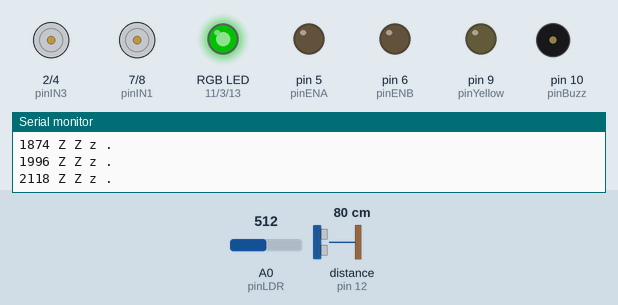
Simulated run of this sketch. Board: Arduino Uno, built with avr-gcc and run on an emulated ATmega328P. Parts: motor-driver pin pairs drawn as motors (green arrow = first pin HIGH = forward, orange = second pin HIGH = backward, longer = more drive), an RGB LED mixed from three pins (HIGH = lit), output pins drawn as LEDs (lit = HIGH), buzzer (waves = sounding), the last lines printed to the serial monitor. The inputs (shaded band) are chosen by the test bench; at power-on: distance to the obstacle (sensor on pin 12) 80 cm, A0 (pinLDR) = 512. The echo pulse lasts 58.3 µs per cm; dim RGB values are drawn brighter than linear; random numbers use the default seed unless the sketch sets one.

Above: at 2.18 s.
2.2 s: distance to the obstacle (sensor on pin 12) set to 18 cm
5.2 s: distance to the obstacle (sensor on pin 12) set to 13 cm
At 5.8 s:
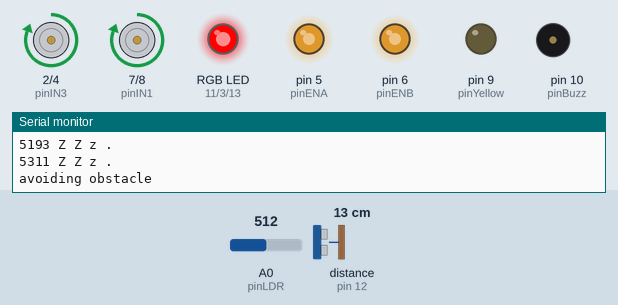
8.2 s: distance to the obstacle (sensor on pin 12) set to 35 cm
At 8.7 s:
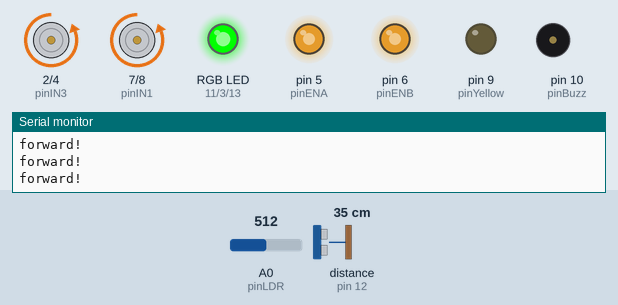
11.2 s: A0 (pinLDR) set to 481
At 12.7 s:
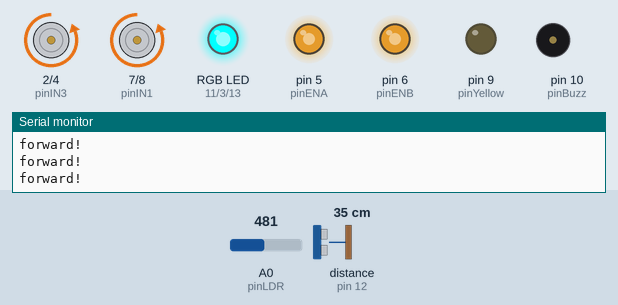
14.2 s: distance to the obstacle (sensor on pin 12) set to 2 cm
At 14.62 s:
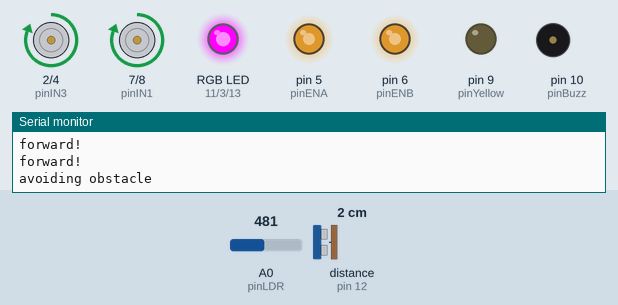
17.2 s: distance to the obstacle (sensor on pin 12) set to 60 cm
At 19.34 s:
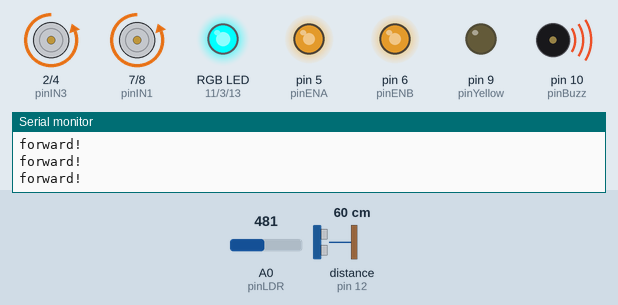
Timing chart, 0 to 41.4 s (numbered marks = the images above; inputs shaded):
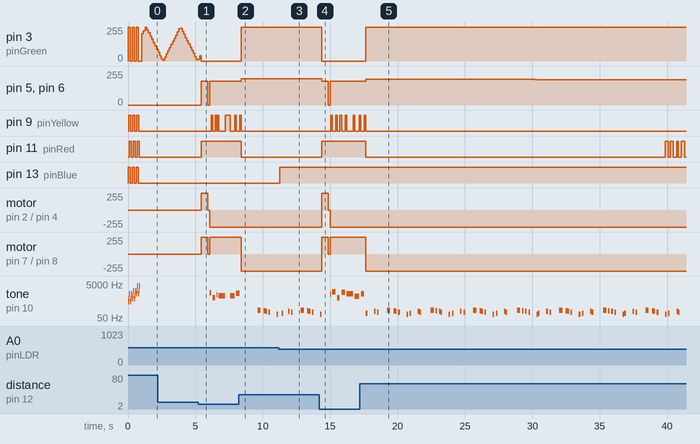

Measured:
- the behaviour switches between 16 and 15 cm on distance to the obstacle (sensor on pin 12) (found by bisection; images 0 and 1)
- the behaviour switches between 500 and 499 on A0 (pinLDR) (found by bisection; images 2 and 3)
- after the input at 5.2 s, pin 5 (pinENA), pin 6 (pinENB): 0/255 → 180/255 after 0.23 s, → 0/255 0.50 s later, → 180/255 0.12 s later
- after the input at 8.2 s, pin 3 (pinGreen): 0/255 → 255/255 after 0.22 s; pin 5 (pinENA), pin 6 (pinENB): 180/255 → 196/255 after 0.22 s; pin 11 (pinRed): HIGH → LOW after 0.22 s; motor on pin 7 (pinIN1) / pin 8 (pinIN2): forward 255/255 → backward 255/255 after 0.22 s
- after the input at 11.2 s, pin 13 (pinBlue): LOW → HIGH after 0.08 s
- after the input at 14.2 s, pin 3 (pinGreen): 255/255 → 0/255 after 0.17 s; pin 5 (pinENA): 196/255 → 180/255 after 0.17 s, → 0/255 0.50 s later, → 180/255 0.12 s later
- after the input at 17.2 s, pin 3 (pinGreen): 0/255 → 255/255 after 0.45 s; pin 5 (pinENA): 180/255 → 193/255 after 0.45 s, → 192/255 0.48 s later, → 191/255 12.1 s later

The sketch:

wally.ino
```cpp
#include <NewPing.h> // uses timer 2
#include <NewTone.h> // standard tone lib (timer 2, PWM pins 3, 11) conflicts with NewPing lib, so use this (it uses timer 1)
// timer 0 controls pins 5, 6 (millis() func uses this, but it is safe to use for PWM at the same time)
// timer 1 controls pins 9, 10
// timer 2 controls pins 3, 11


//#define DEBUG
//#define SONG_DEBUG
//#define DANCE_DEBUG
const int RUN = 1 ;

// hc sr04 sonar
const int pinTrg  = 12 ;
const int pinEcho = 12 ; // 13
const int MAX_DISTANCE = 200 ;
const int CLOSE = 15 ;

// leds
const int pinGreen = 3; // PWM was 9, better 3
const int pinYellow = 9;  // PWM was 3, better 9
const int pinRed =  11 ;    // PWM was 6, better 11
const int pinBlue = 13;    // no PWM

int led[] = { pinGreen, pinYellow, pinRed } ;

// buzzer
const int pinBuzz = 10; // was 5 better 10

// motors
const int pinENA = 5; // PWM was 10, better 5
const int pinIN1 = 7;
const int pinIN2 = 8;

const int pinIN3 = 2;
const int pinIN4 = 4 ; //
const int pinENB = 6; // PWM was 11 better 6

const int MBIAS = 30 ; // motor A over B


// LDR
const int pinLDR = 0 ;


const int waitTime = 2000;  // espera entre fases
const int bwdTime = 500;    // backward walk time

const int speed = 200;      //velocidad de giro

const int pinMotorA[3] = { pinENA, pinIN1, pinIN2 };
const int pinMotorB[3] = { pinENB, pinIN3, pinIN4 };

// millis per beat
const int mpsb = 200 ;
// melody
const int song_len = 14 ;
int current_note = -1 ;
int next_beat = 0 ;
int beat_len ;
int note[] = {
  147, 131, 123, 110, 0, 0, 82,
  98, 0, 0, 123, 110, 0, 0
};

int dur[] = {
  2, 1, 1, 1, 1, 1, 1,
  1, 1, 1, 1, 1, 1, 2
};

// dance motor speed, negative means backwards

int danceA[]   = { 0, 150, -105, 100, 0, -150, 180,   90 } ;
int danceB[]   = { 0, 100, -150, 90,  0, -150,  90,  180 } ;
int dance_dur[] = { 5,  50,  50, 25, 1,   25,   25,   25 } ;
const int dance_len = 8;
int current_step = -1 ;
int next_step = 0 ;

// mood
const int HAPPY = 0 ;
const int ANGRY = 1 ;
const int COLLISION = 3 ;
const int ESCAPE = 4 ;
const int LIGHTSON = 5 ;
const int LIGHTSOFF = 6 ;
const int TIRED = 7 ;
const int RESTING = 8 ;
const int SLEEPT = 9 ;
const int DANZING = 10 ;
const int AVOID = 11 ;
const int DEBUGING = 255 ;

int collisions = 0 ;
int tireness = 0 ;
unsigned long nap = 0 ;


//int state = DEBUGING ;
int state =  RESTING ; // be happy !

const int OFF = 0 ;
const int ON = 1 ;
int lights = OFF ;

NewPing sonar(pinTrg, pinEcho, MAX_DISTANCE);

void setup()
{
  Serial.begin(9600);      // open the serial port
  // leds
  pinMode(pinGreen, OUTPUT);
  pinMode(pinYellow, OUTPUT);
  pinMode(pinRed, OUTPUT);
  pinMode(pinBlue, OUTPUT);
  // sonar
  pinMode(pinTrg, OUTPUT);
  pinMode(pinEcho, INPUT);
  // buzzer
  pinMode(pinBuzz, OUTPUT);

  // motors
  pinMode(pinIN1, OUTPUT);
  pinMode(pinIN2, OUTPUT);
  pinMode(pinENA, OUTPUT);
  pinMode(pinIN3, OUTPUT);
  pinMode(pinIN4, OUTPUT);
  pinMode(pinENB, OUTPUT);
  // for random
  randomSeed(analogRead(0));
  // flash some lights
  flash_with_sound(440, 50); flash_with_sound(440*1.5, 50); flash_with_sound(440*3, 50);
  int b=song_len  ; while(b) beat_len += dur[--b] ;
  Serial.println( String("beat len: ") + beat_len);
}


void flash_with_sound(int note, int dur) {
    for ( int i = 1; i > -1 ; --i )
      for (int l = 0; l < 3 ; ++l) {
        digitalWrite(led[l], i);
        digitalWrite(pinBlue, i);
        NewTone( pinBuzz, note*(l?l*1.5:1), dur * .6) ; delay(dur) ;
     }
}


void angry()
{
    if (random(0,1) ) rotateLeft(200) ; else rotateRight(200) ;
    for (int i = 1; i<7 ;++i) flash_with_sound(440 * i, 100);
    collisions = 0 ;
    tireness += 100 ;
}

void sing()
{
    int beat = int(millis()/mpsb)%beat_len ;
    if (beat == next_beat) {
        current_note = (current_note + 1)%song_len;
        if (note[current_note]) {
          NewTone( pinBuzz, note[current_note], mpsb * dur[current_note] * .6 ) ;
          digitalWrite(pinYellow, HIGH);
        }
        else  noNewTone(pinBuzz);
    next_beat = (beat + dur[current_note])%beat_len ;
    digitalWrite(pinYellow, LOW);

    #ifdef SONG_DEBUG
        Serial.print( String("beat: ") + beat); Serial.print( String(", next beat: ") + next_beat);
        Serial.print( String(", note: ") + current_note);
        Serial.print( String(": ") + note[beat] );
        Serial.println( String("/") + mpsb * dur[beat]);
   #endif
   }
 }

void dance()
{
    Serial.println ("Lets dance!" );
    int beat = int(millis()/mpsb)%beat_len ;
    if (beat == next_step) {
        current_step = (current_step + 1)%dance_len;
        motorForward(pinMotorA, danceA[current_step]);
        motorForward(pinMotorB, danceB[current_step]);
        next_step = (beat + dance_dur[current_step])%beat_len ;
    #ifdef DANCE_DEBUG
        Serial.print( String("beat: ") + beat); Serial.print( String(", next step: ") + next_step);
        Serial.print( String(", step: ") + current_step);
        Serial.print( String(" A : ") + danceA[current_step] );
        Serial.print( String(" B : ") + danceB[current_step] );
        Serial.println( String(" d : ") + dance_dur[current_step] );
   #endif

   }

   digitalWrite(pinRed, beat%2);
   if (random(0,1000)<1) { angry(); tireness = 0; state = HAPPY ; }
}


void happy()
{
      Serial.println("forward!");
      digitalWrite(pinRed, LOW);
      digitalWrite(pinGreen, HIGH);
      moveForward(max(200 - tireness/10, 100));
      sing() ;
      if (millis()%2000 < 200) {
        if (collisions>0) collisions-- ;
        tireness ++ ;
      }
      if (random(0,1000)<5) state = DANZING ;
      //digitalWrite(pinYellow, LOW);
}


void rest() {
      Serial.println("having a rest");
      digitalWrite(pinGreen, LOW);
      digitalWrite(pinRed, LOW);
      digitalWrite(pinYellow, LOW);
      moveBackward(120);
      delay(bwdTime);
      if (random(0,1) ) rotateLeft(120) ; else rotateRight(120) ;
      delay(bwdTime*10);
      fullStop(pinMotorA);
      fullStop(pinMotorB);
      switch_lights(OFF) ;
      state = RESTING ;
      nap = millis () ;
}

void resting () {
    unsigned int passed = millis() - nap ;
    Serial.print(passed) ; Serial.println (" Z Z z ." );
    int level = int(passed / 5 + 256) % 512 - 256 ;
    #ifdef DEBUG
      Serial.println(String("Level: ") + abs(level));
    #endif
    analogWrite( pinGreen, abs(level) );
    tireness = tireness <= 0 ? 0  : tireness - 25 ;
    if (passed > 60000) {
       Serial.println (" OOAAAAA!!!" );
       flash_with_sound(440, 100);
       if (random(0,1) ) rotateLeft(120) ; else rotateRight(120) ;
       delay(bwdTime*10);
       fullStop(pinMotorA);
       fullStop(pinMotorB);

       tireness = 0 ;
       nap = 0 ;
       state = HAPPY ;
    }
}

void avoid_collision () {
      Serial.println("avoiding obstacle");
      collisions++;
      digitalWrite(pinGreen, LOW);
      digitalWrite(pinRed, HIGH);
      moveBackward(180);
      delay(bwdTime);
      fullStop(pinMotorA);
      fullStop(pinMotorB);
      state = AVOID ;
}

void avoid() {
      escape();
      state = ESCAPE ;
}

void escape() {
        if (random(0,1) ) rotateLeft(180) ; else rotateRight(180) ;
        int wait = random(bwdTime) ;
        NewTone( pinBuzz, 1320 + random(-10,10)*55, wait) ;
        delay(wait);
        tireness += 5 ;
}


void switch_lights(int onoff)
{
  if (onoff) {
     Serial.println ("LIGHTS ON" );
     lights = ON ;
     digitalWrite(pinBlue, HIGH);
  }
  else {
     Serial.println ("LIGHTS OFF" );
     lights = OFF ;
     digitalWrite(pinBlue, LOW);
  }
}


void debugme() {
  sing();
  dance();
}

void debug_motors() {
       const int step = 20 ;
       Serial.println ("forward" );
       for (int speed = 200; speed; speed-=step ) {
        Serial.println (speed );
        moveForward(speed);
        delay(500);
       }
       Serial.println ("backward" );
       for (int speed = 200; speed; speed-=step ) {
        Serial.println (speed );
        moveBackward(speed);
        delay(500);
       }
       Serial.println ("right" );
       for (int speed = 200; speed; speed-=step ) {
        Serial.println (speed );
        rotateRight(speed);
        delay(500);
       }
       Serial.println ("left" );
       for (int speed = 200; speed; speed-=step ) {
        Serial.println (speed );
        rotateLeft(speed);
        delay(500);
       }

       fullStop(pinMotorA);
       fullStop(pinMotorB);

}


void loop()
{
  int d,ldr ;
  int beat  ;
  d = ping() ;
  ldr = analogRead(pinLDR) ;


  state = state == DEBUGING                                 ? DEBUGING  :
          state == RESTING && (d >  CLOSE || d == NO_ECHO)  ? RESTING   :
          state == DANZING && (d >  CLOSE || d == NO_ECHO)  ? DANZING   :
          state == AVOID                                    ? AVOID     :
          state == ESCAPE  &&  d <= CLOSE                   ? ESCAPE    :
          d <= CLOSE                                        ? COLLISION :
          collisions > 5                                    ? ANGRY     :
          ldr < 500 && lights == OFF                        ? LIGHTSON  :
          ldr > 600 && lights == ON                         ? LIGHTSOFF :
          tireness > 200                                    ? TIRED     :
      /*  d > CLOSE || d == NO_ECHO */                        HAPPY     ;

  #ifdef DEBUG
  Serial.println (String("echo: ") + d );
  Serial.println (String("LDR: ") + ldr );
  Serial.println (String("tireness: ") + tireness );
  Serial.println (String("nap: ") + nap );
  Serial.print("# of collisions: ");  Serial.println( collisions );
  Serial.println (String("state: ") + state );
  #endif

  switch (state) {
  case DEBUGING  : debugme() ; break ;
  case ANGRY     : angry() ; break ;
  case HAPPY     : happy() ; break ;
  case TIRED     : rest() ;  break ;
  case RESTING   : resting() ;  break ;
  case COLLISION : avoid_collision() ; break ;
  case ESCAPE    : escape() ;  break ;
  case AVOID     : avoid() ;  break ;
  case LIGHTSON  : switch_lights(ON) ; break ;
  case LIGHTSOFF : switch_lights(OFF) ; break ;
  case DANZING   : sing() ; dance() ;  break ;
  default        : happy() ;
  }
}


int ping()
{
      if (state == ESCAPE) digitalWrite(pinYellow, HIGH);
      const int uS = sonar.ping_median();
      const int d = uS / US_ROUNDTRIP_CM ;
      if (state == ESCAPE) digitalWrite(pinYellow, LOW);
      return d ;
}

// the head is mounted backwards, so flip fordwards and backwards
void motorBackward(const int pinMotor[3], int speed)
{
  if (!RUN) return ;
  if (speed < 0) return motorForward(pinMotor, -speed);
  digitalWrite(pinMotor[1], HIGH);
  digitalWrite(pinMotor[2], LOW);

  analogWrite(pinMotor[0], speed);
}
//  flipped
void motorForward(const int pinMotor[3], int speed)
{
  if (!RUN) return ;
  if (speed < 0) return motorBackward(pinMotor, -speed);
  digitalWrite(pinMotor[1], LOW);
  digitalWrite(pinMotor[2], HIGH);

  analogWrite(pinMotor[0], speed);
}

void moveForward( int speed)
{
      if (speed <0) return moveBackward(-speed);
      motorForward(pinMotorA, speed);
      motorForward(pinMotorB, speed) ;
}


void moveBackward( int speed)
{
      if (speed <0) return moveForward(-speed);
      motorBackward(pinMotorA, speed);
      motorBackward(pinMotorB, speed) ;
}

void rotateLeft( int speed)
{
      motorBackward(pinMotorA, speed);
      motorForward(pinMotorB, speed) ;
}


void rotateRight(int speed)
{
      motorBackward(pinMotorA, speed);
      motorForward(pinMotorB, speed) ;
}


//// correct way
//void moveForward(const int pinMotor[3], int speed)
//{
//  digitalWrite(pinMotor[1], HIGH);
//  digitalWrite(pinMotor[2], LOW);
//
//  analogWrite(pinMotor[0], speed);
//}
//
// // correct way
//void moveBackward(const int pinMotor[3], int speed)
//{
//  digitalWrite(pinMotor[1], LOW);
//  digitalWrite(pinMotor[2], HIGH);
//
//  analogWrite(pinMotor[0], speed);
//}

void fullStop(const int pinMotor[3])
{
  digitalWrite(pinMotor[1], LOW);
  digitalWrite(pinMotor[2], LOW);

  analogWrite(pinMotor[0], 0);
}
```
